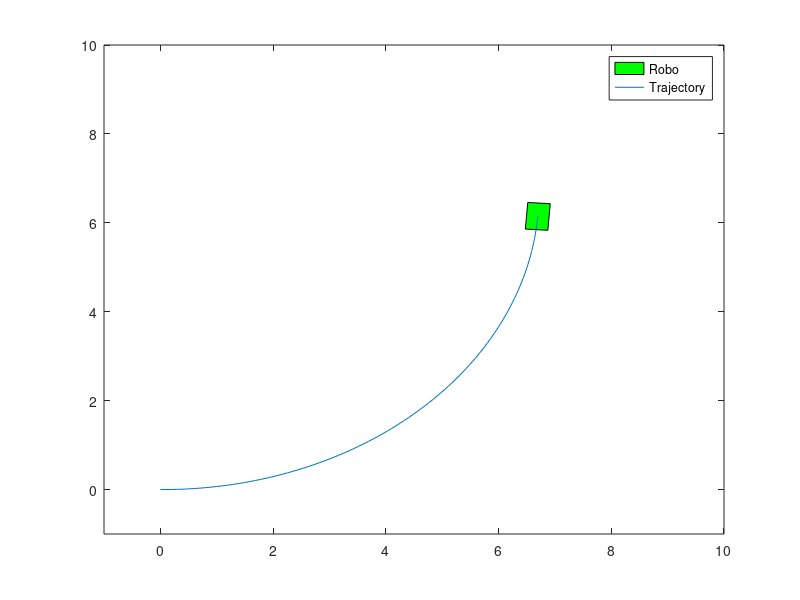

Source code (MATLAB):
%% Simulation of MR
clear ALL; clc; close all;
%newPosition=oldPosition+posDerivative*dt
%% Simulation Paraments
dt=0.1; ts=10; 
tsArray=0:dt:ts;
%disp(tsArray);
%% Initial Conditions
x0=0; y0=0; psi0=0;
eta0=[x0, y0, psi0];
eta(:,1)=eta0;
u=1.0; v=0.0; r=0.15;
zeta=[u; v; r];
%disp(eta);
%disp(length(tsArray))
for i=1:length(tsArray)
    psi=eta(3,i);
    Jacobian=[cos(psi), -sin(psi), 0;
            sin(psi), cos(psi), 0;
            0, 0, 1];
    etaDot(:,i)=Jacobian*zeta;
    eta(:,i+1)=eta(:,i)+dt*etaDot(:,i);
end
%disp(eta(3,:));
%% Plot
roboLength=0.6;
roboWidth=0.4;

roboModel=[-roboLength/2,roboLength/2,roboLength/2,-roboLength/2,-roboLength/2;
            -roboWidth/2, -roboWidth/2, roboWidth/2, roboWidth/2,-roboWidth/2,];
for i=1:length(tsArray)
    psi=eta(3,i);
    ctm=[cos(psi), -sin(psi);
        sin(psi), cos(psi)];
    %Orienting Robo wrt Body Fixed Frame
    %Using Coordinate Transformation or Rotation Matrix R(z)
    robo=ctm*roboModel;
    %Tranforming robo wrt Inertial Frame
    fill(robo(1,:)+eta(1,i), robo(2,:)+eta(2,i), 'g');
    %plot(robo(1,:),robo(2,:));
    axis([-1 10 -1 10]);
    hold on
    plot(eta(1,1:i),eta(2,1:i));
    legend('Robo', 'Trajectory')
    hold on;
    pause(0.1);
    hold off;
end